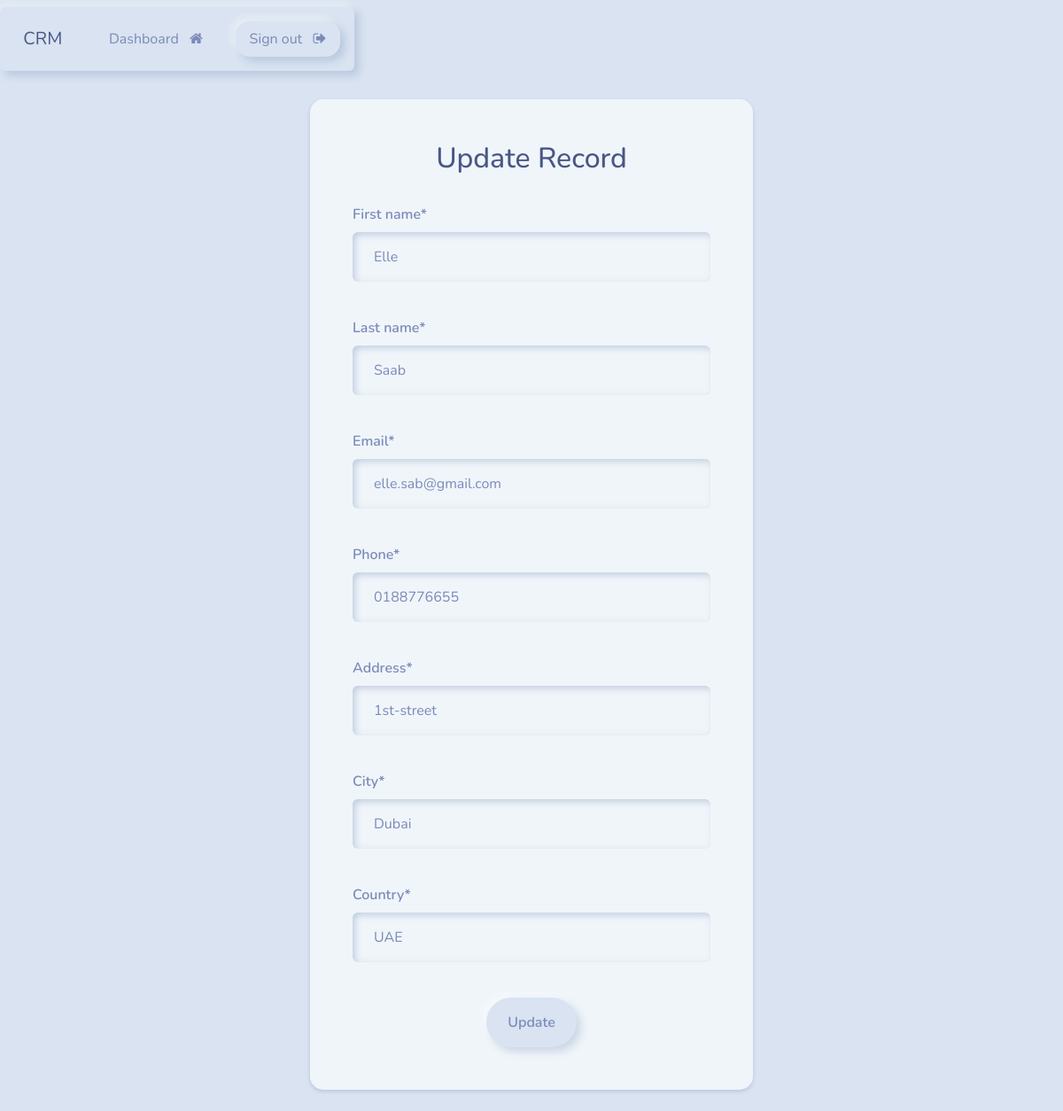
Page /update-record/2 (signed in) on the committed database.
### webapp/models.py (models this page shows, shortened)
class Record(models.Model):
    creation_date = models.DateTimeField(auto_now_add=True)
    first_name = models.CharField(max_length=255)
    last_name = models.CharField(max_length=255)
    email = models.CharField(max_length=255)  # Corrected parameter name
    phone = models.CharField(max_length=20)
    address = models.CharField(max_length=300)
    city = models.CharField(max_length=255)
    country = models.CharField(max_length=255)

### webapp/views.py (the view)
# urls.py: path('update-record/<int:pk>', views.update_record, name="update-record"),
@login_required(login_url='my-login')
def update_record(request, pk):
 record = Record.objects.get(id=pk)
 form = UpdateRecordForm(instance=record)
 if request.method == 'POST':
     form = UpdateRecordForm(request.POST, instance=record)
     if form.is_valid():
         form.save()
         messages.success(request,"Your record was update successfully!")
         return redirect("dashboard")
 context = {'form':form}
 return render(request, 'webapp/update-record.html', context=context)

### webapp/forms.py
class UpdateRecordForm(forms.ModelForm):
    class Meta:
        model = Record
        fields = ['first_name', 'last_name', 'email', 'phone', 'address', 'city', 'country']

### webapp/templates/webapp/update-record.html (shortened to what this page needs)
{% extends 'webapp/base.html' %}
{% load crispy_forms_tags %}
{% block content %}
<body>
    <div class="container bg-light shadow-sm p-5 form-layout">
        <div class="text-center">
            <h2>Update Record </h2>
        </div>
        <form method="POST" autocomplete="off">
            {{form.first_name|as_crispy_field}}
            <br>
            {{form.last_name|as_crispy_field}}
            <br>
            {{form.email|as_crispy_field}}
            <br>
            {{form.phone|as_crispy_field}}
            <br>
            {{form.address|as_crispy_field}}
            <br>
            {{form.city|as_crispy_field}}
            <br>
            {{form.country|as_crispy_field}}
            <br>
            <div class="text-center">
                <button type="submit" class="btn btn-success">Update</button>
            </div>
        </form>
    </div>
    <br>
</body>
{% endblock %}

### static/css/styles.css (style rules this page uses)
.form-layout { border-radius: 15px; width: 500px; }

### rows in the picture
Record: first_name "Elle", last_name "Saab", email "elle.sab@gmail.com", phone "0188776655", address "1st-street", city "Dubai", country "UAE"
